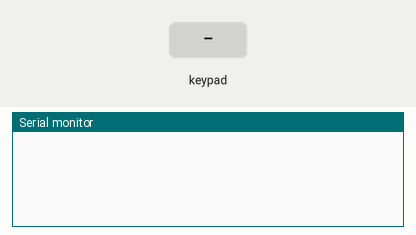
Bench run of a sketch on a simulated Arduino Uno, built with avr-gcc and run on an emulated ATmega328P. On the bench: the last lines printed to the serial monitor. The test bench sets the inputs (shaded band).

Above: at 1.2 s.
1.3 s: key 'F' pressed
At 2.2 s:
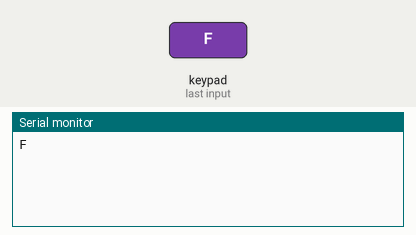
2.8 s: keypad keys 9 8 7 6 pressed 0.4 s apart
At 4.4 s:
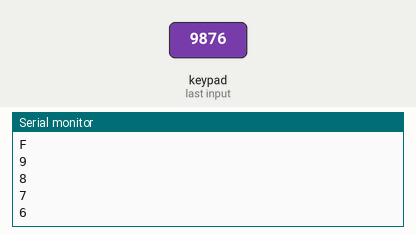
5.9 s: key 'E' pressed
At 6.8 s:
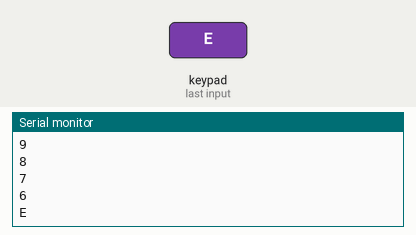
7.4 s: keypad keys 9 8 7 6 A pressed 0.4 s apart
At 10.4 s:
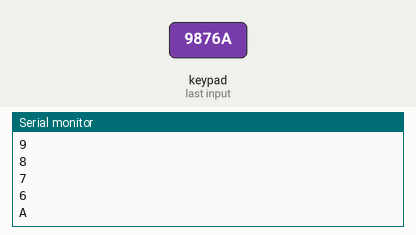
10.9 s: key 'D' pressed
At 12.0 s:
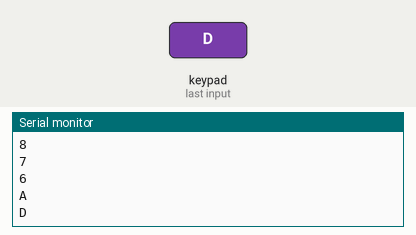
12.4 s: key 'C' pressed
At 12.9 s:
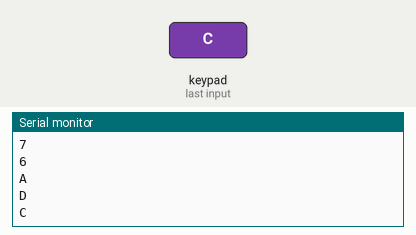
Timing chart, 0 to 14.9 s (numbered marks = the images above; inputs shaded):
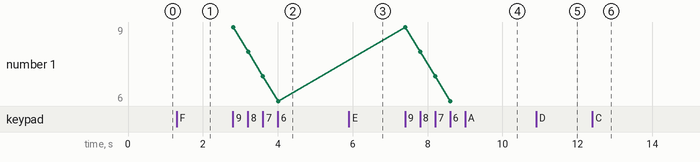

The sketch:

lab05-1.ino
```cpp
#include <Keypad.h>
const byte ROWS = 4; // 4 Rows
const byte COLS = 4; // 4 Columns
// 定義 Keypad 的按鍵
char keys[ROWS][COLS] = {
{'F', 'E', 'D', 'C'},
{'B','3','6', '9'},
{'A', '2', '5', '8'},
{'0', '1', '4', '7'}
};
// 定義 Keypad 連到 Arduino 的接腳
byte rowPins[ROWS] = {9, 8, 7, 6};
// 連到 Keypad 的 4 個 Rows
byte colPins[COLS] = {13, 12, 11, 10};
// 連到 Keypad 的 4 個 Columns
// 建立 Keypad 物件
Keypad keypad =
Keypad( makeKeymap(keys), rowPins,
colPins, ROWS, COLS );
void setup(){
Serial.begin(9600);
}
void loop(){
char key = keypad.getKey(); // 讀取 Keypad

if (key != NO_KEY){
Serial.println(key);
}
}
```

Measured:
- after the input at 1.3 s, the serial monitor: prints a new line at once (image 1)
- after the input at 2.8 s, the serial monitor: prints a new line at once (image 2)
- after the input at 5.9 s, the serial monitor: prints a new line at once (image 3)
- after the input at 7.4 s, the serial monitor: prints a new line at once (image 4)
- after the input at 10.9 s, the serial monitor: prints a new line at once (image 5)
- after the input at 12.4 s, the serial monitor: prints a new line at once (image 6)
